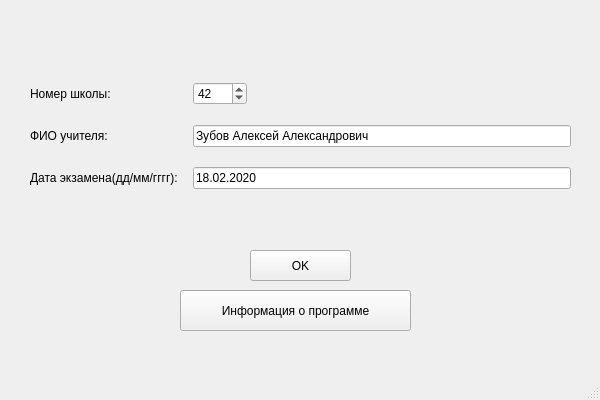
<?xml version="1.0" encoding="UTF-8"?>
<ui version="4.0">
 <class>MainWindow</class>
 <widget class="QMainWindow" name="MainWindow">
  <property name="geometry">
   <rect>
    <x>0</x>
    <y>0</y>
    <width>600</width>
    <height>400</height>
   </rect>
  </property>
  <property name="windowTitle">
   <string>Проверка ОГЭ</string>
  </property>
  <widget class="QWidget" name="centralwidget">
   <widget class="QPushButton" name="ok_button">
    <property name="geometry">
     <rect>
      <x>250</x>
      <y>250</y>
      <width>101</width>
      <height>31</height>
     </rect>
    </property>
    <property name="text">
     <string>OK</string>
    </property>
   </widget>
   <widget class="QWidget" name="layoutWidget">
    <property name="geometry">
     <rect>
      <x>20</x>
      <y>20</y>
      <width>551</width>
      <height>221</height>
     </rect>
    </property>
    <layout class="QFormLayout" name="formLayout">
     <property name="sizeConstraint">
      <enum>QLayout::SetDefaultConstraint</enum>
     </property>
     <property name="fieldGrowthPolicy">
      <enum>QFormLayout::ExpandingFieldsGrow</enum>
     </property>
     <property name="rowWrapPolicy">
      <enum>QFormLayout::DontWrapRows</enum>
     </property>
     <property name="labelAlignment">
      <set>Qt::AlignLeading|Qt::AlignLeft|Qt::AlignVCenter</set>
     </property>
     <property name="formAlignment">
      <set>Qt::AlignCenter</set>
     </property>
     <property name="horizontalSpacing">
      <number>15</number>
     </property>
     <property name="verticalSpacing">
      <number>20</number>
     </property>
     <property name="leftMargin">
      <number>10</number>
     </property>
     <property name="topMargin">
      <number>10</number>
     </property>
     <item row="0" column="0">
      <widget class="QLabel" name="school_label">
       <property name="text">
        <string>Номер школы:</string>
       </property>
      </widget>
     </item>
     <item row="0" column="1">
      <widget class="QSpinBox" name="school_spinbox">
       <property name="minimum">
        <number>1</number>
       </property>
       <property name="maximum">
        <number>1000</number>
       </property>
       <property name="value">
        <number>42</number>
       </property>
      </widget>
     </item>
     <item row="1" column="0">
      <widget class="QLabel" name="initials_label">
       <property name="text">
        <string>ФИО учителя:</string>
       </property>
      </widget>
     </item>
     <item row="1" column="1">
      <widget class="QLineEdit" name="initiels_lineedit">
       <property name="text">
        <string>Зубов Алексей Александрович</string>
       </property>
      </widget>
     </item>
     <item row="2" column="0">
      <widget class="QLabel" name="date_label">
       <property name="text">
        <string>Дата экзамена(дд/мм/гггг):</string>
       </property>
      </widget>
     </item>
     <item row="2" column="1">
      <widget class="QLineEdit" name="date_lineedit">
       <property name="text">
        <string>18.02.2020</string>
       </property>
      </widget>
     </item>
    </layout>
   </widget>
   <widget class="QPushButton" name="info_button">
    <property name="geometry">
     <rect>
      <x>180</x>
      <y>290</y>
      <width>231</width>
      <height>41</height>
     </rect>
    </property>
    <property name="text">
     <string>Информация о программе</string>
    </property>
   </widget>
  </widget>
  <widget class="QMenuBar" name="menubar">
   <property name="geometry">
    <rect>
     <x>0</x>
     <y>0</y>
     <width>600</width>
     <height>26</height>
    </rect>
   </property>
  </widget>
  <widget class="QStatusBar" name="statusbar"/>
 </widget>
 <resources/>
 <connections/>
</ui>
